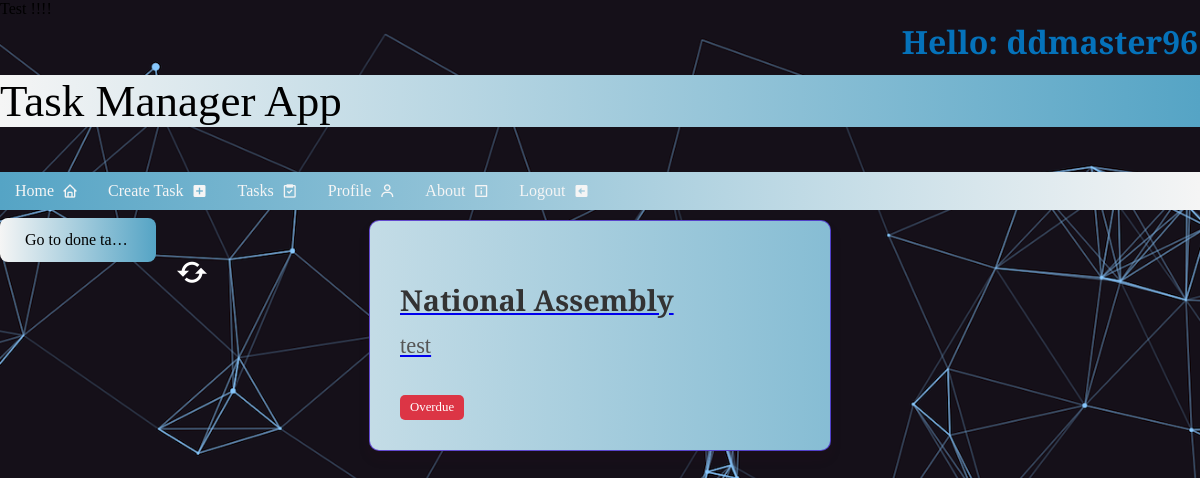
Page /tasks_app/task_dashboard/ (signed in) on the earlier database version.
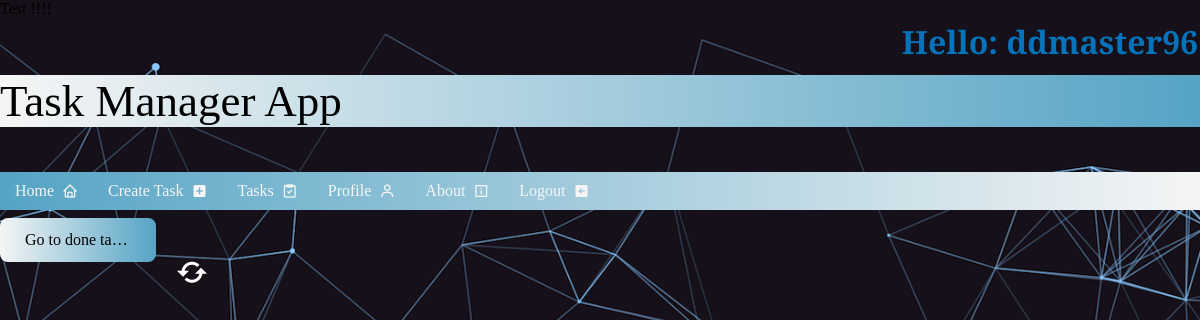
Same page on the later database version.
### tasks_app/models.py (models this page shows, shortened)
class Tasks(models.Model):
    name = models.CharField(
        max_length=100
    )
    description = models.TextField()
    date_created = models.DateTimeField(
        auto_now_add=True
    )
    due_date = models.DateTimeField(
        help_text="Due date with time and hour"
    )
    to_be_notified_on = models.DateTimeField(
        null=True,
        blank=True,
        default=get_default_notification_time()
    )
    profile = models.ForeignKey(
        Profile,
        on_delete=models.CASCADE,
        related_name="user_tasks",
        null=True,
        blank=True
    )
    status = models.CharField(
        choices=StatusChoices.choices,
        default=StatusChoices.PENDING,
        max_length=100,
    )

### tasks_app/views.py (the view)
# urls.py: path('task_dashboard/', DashboardView.as_view(), name='dashboard'),
class DashboardView(ListView, FormView):
    template_name = 'tasks/dashboard.html'
    context_object_name = 'tasks'
    form_class = SearchForm
    paginate_by = 8
    model = Tasks
    success_url = reverse_lazy('dashboard')
    def get_queryset(self):
        user_profile = self.request.user.profile
        queryset = self.model.objects.filter(profile=user_profile).exclude(status='Done')
        return queryset

### common/templatetags/user_info.py (called while the page is built)
@register.inclusion_tag('common/user_info.html')
def user_info(user):
    if user.is_authenticated:
        return {
            'user': user.username,
        }
    return {
        'user': 'Anonymous',
    }

### templates/tasks/dashboard.html
{% extends 'common/base.html' %}
{% block content %}
    <a href="{% url 'done_dashboard' %}">
        <button class="button-8">Go to done tasks!</button>
    </a>
    <a href="{% url 'overdue' %}">
        <i class='bx bx-refresh icon-large'></i>
    </a>
    {% for task in tasks %}
        <div class="task-box">
            <a href="{% url 'task_details' task.pk %}">
                <h3>{{ task.name }}</h3>
                <p>{{ task.description }}</p>
                <span class="task-status {% if task.status == 'Pending' %}pending{% elif task.status == 'Overdue' %}overdue{% endif %}">
                {{ task.status|title }}
            </span>
            </a>
        </div>
    {% endfor %}
{% endblock %}

Differences in the rows shown:
removed Tasks: name "National Assembly", description "test", status "Overdue"
